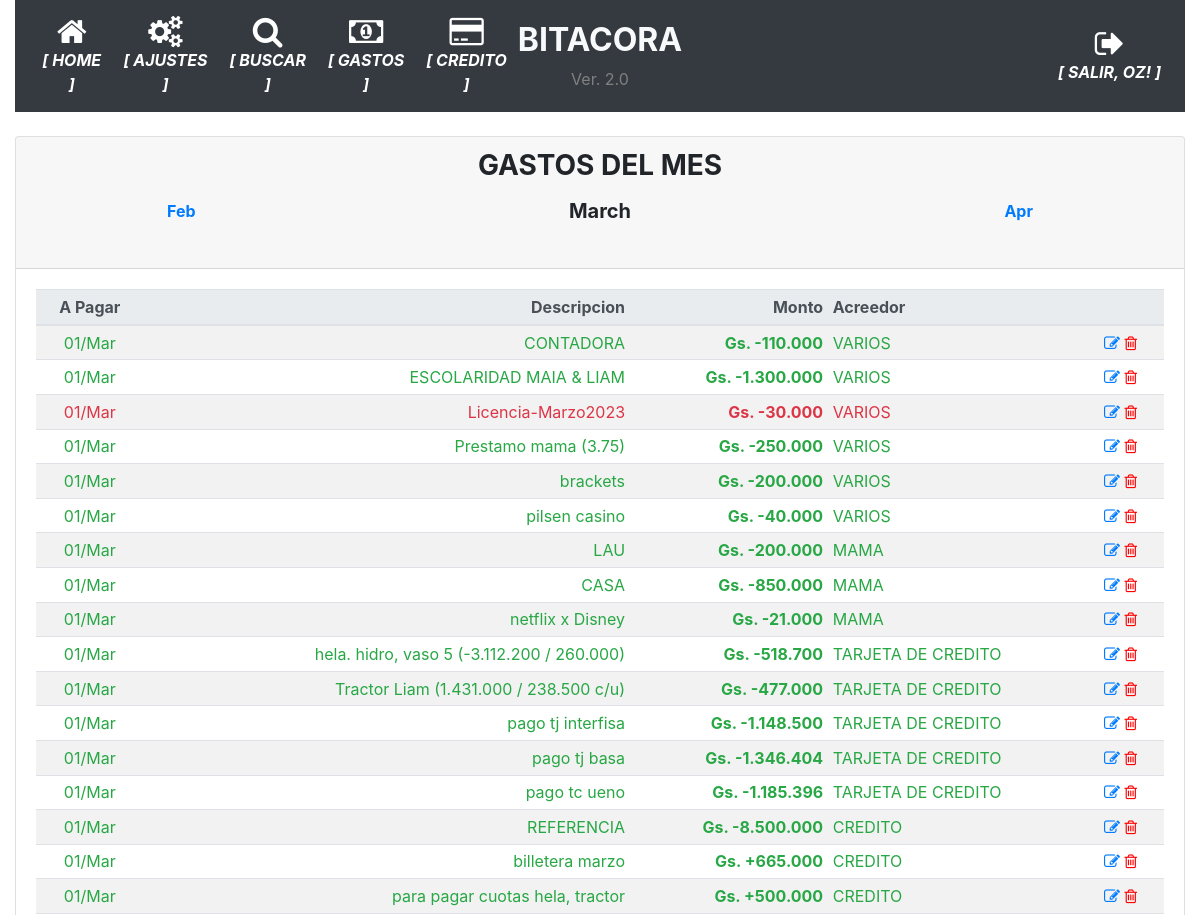
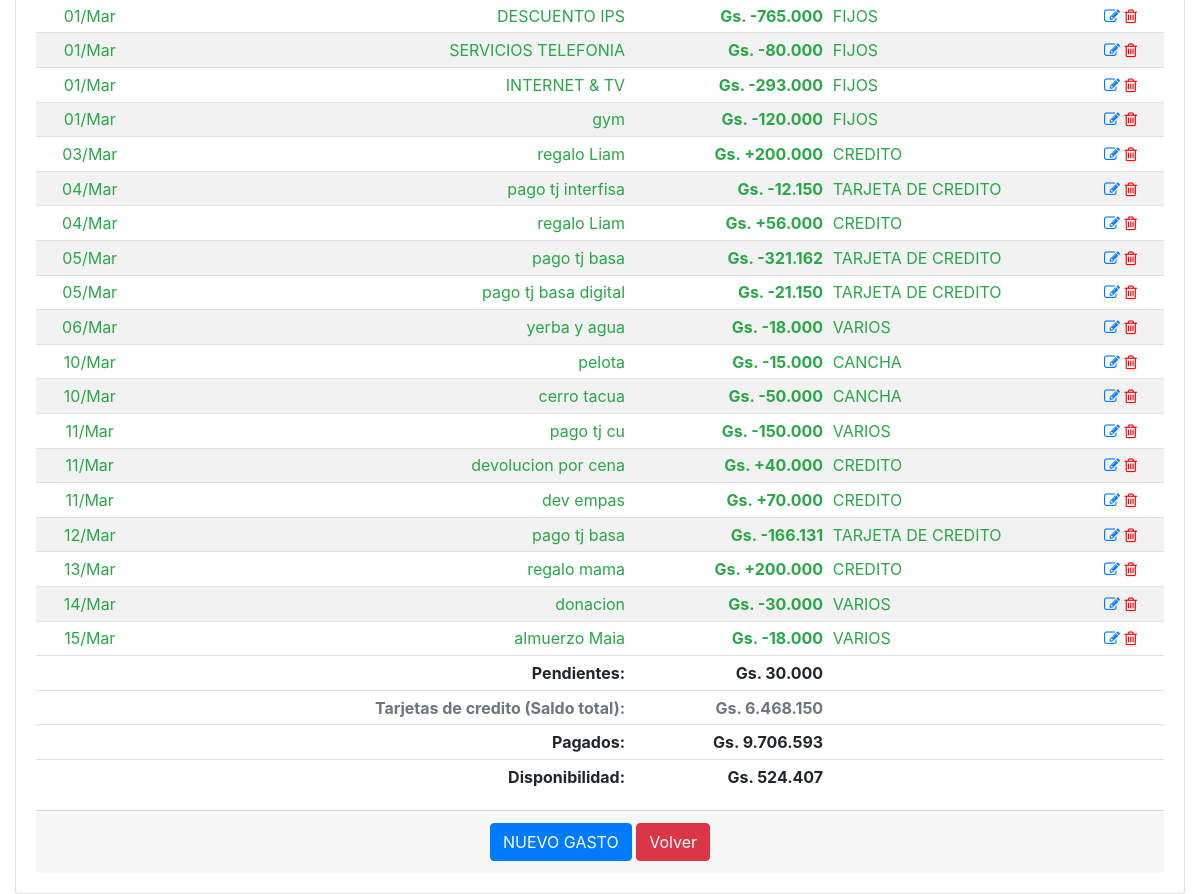
The app's page /historico_gastos_detalle/2024-03 (signed in), older data (2 pictures, top to bottom).
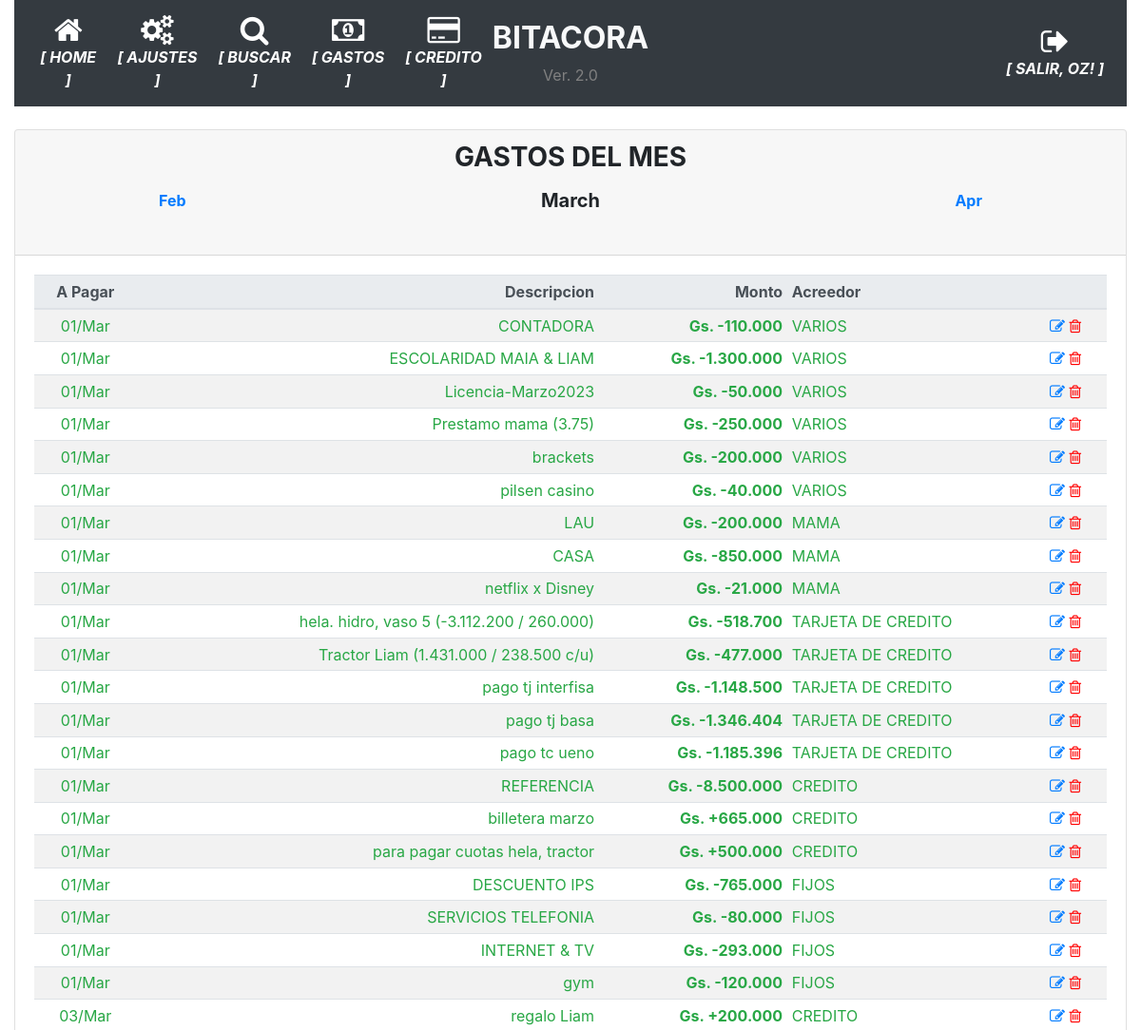
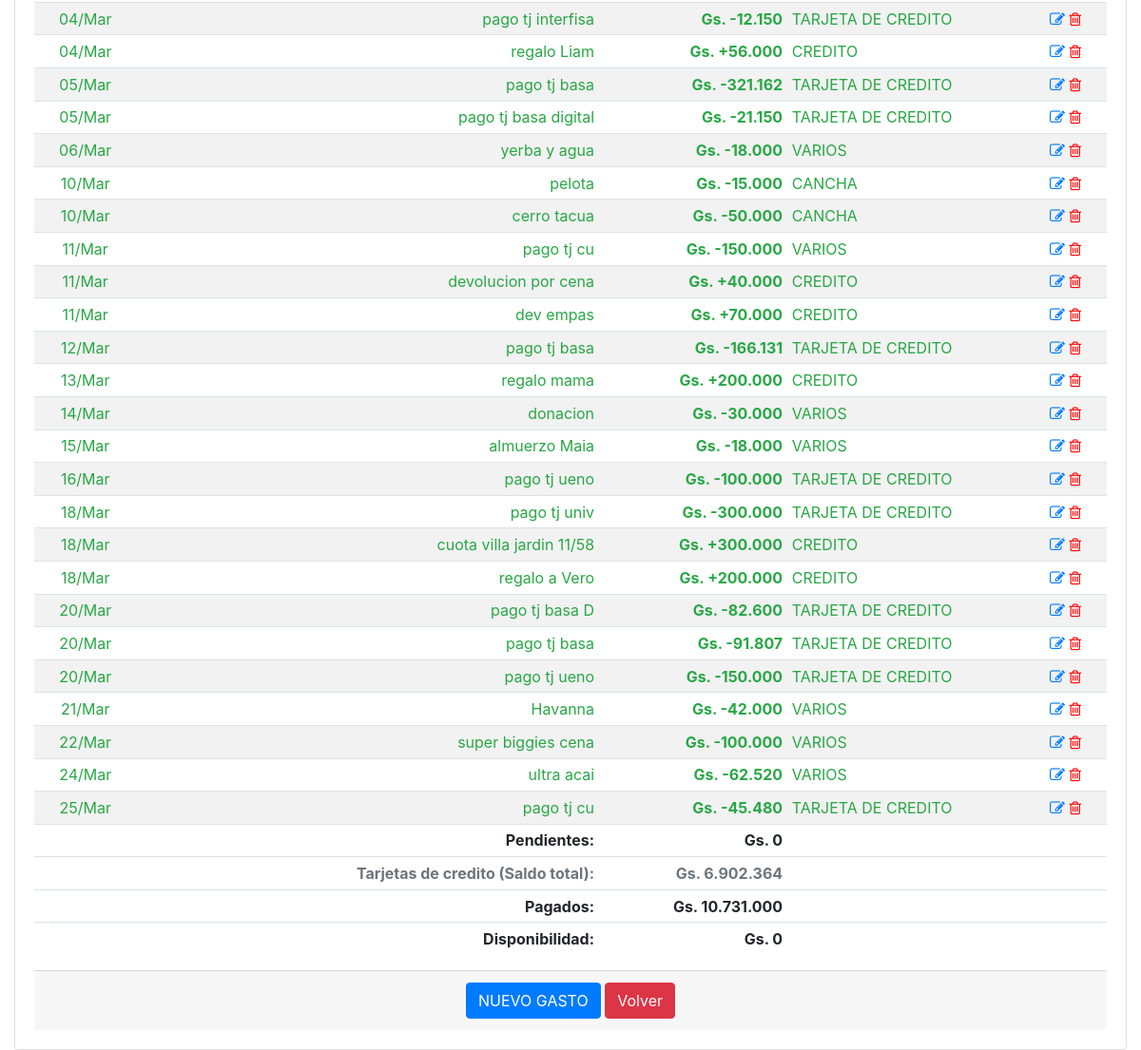
The same page, newer data (2 pictures, top to bottom).
### app/models.py (models this page shows, shortened)
class User(UserMixin, db.Model):
    id = db.Column(db.Integer, primary_key=True)
    username = db.Column(db.String(64), index=True, unique=True)
    email = db.Column(db.String(120), index=True, unique=True)
    password_hash = db.Column(db.String(128))
    perfil = db.Column(db.String(128))

class GastosFijos(db.Model):
    __tablename__='gastos_fijos'
    id = db.Column(db.Integer, primary_key=True)
    date = db.Column(db.Date, nullable=False)
    fecha_pagar = db.Column(db.Date, nullable=False)
    descripcion = db.Column(db.String(100), nullable=False)
    monto = db.Column(db.Integer)
    operacion = db.Column(db.Boolean, server_default=u'False')
    pagado = db.Column(db.Boolean, server_default=u'False')
    id_agrupador_gastos = db.Column(db.Integer, db.ForeignKey('agrupador_gastos.id'), nullable=True)
    agrupador_gastos = db.relationship('AgrupadorGastos',backref='agrupador_gastos', foreign_keys=[id_agrupador_gastos])

class AgrupadorGastos(db.Model):
    __tablename__='agrupador_gastos'
    id = db.Column(db.Integer, primary_key=True)
    agrupador = db.Column(db.String(100), nullable=False)

### app/routes.py (the view)
@app.route('/historico_gastos_detalle/', defaults={'periodo':datetime.now().strftime('%Y-%m')}, methods=['GET', 'POST'])
@app.route('/historico_gastos_detalle/<string:periodo>', methods=['GET', 'POST'])
@login_required
def historico_gastos_detalle(periodo):
    date_obj = datetime.strptime(periodo, '%Y-%m')
    fechas={'mes_anterior':date_obj-relativedelta(months=1), 'mes_actual':date_obj, 'mes_siguiente':date_obj+relativedelta(months=1)}
    gastos = GastosFijos.query.filter(func.strftime("%Y-%m", GastosFijos.fecha_pagar)==periodo).order_by(GastosFijos.fecha_pagar).order_by(GastosFijos.id_agrupador_gastos).all()
    if not gastos:
        precarga_deudas(periodo)
        gastos = GastosFijos.query.filter(func.strftime("%Y-%m", GastosFijos.fecha_pagar)==periodo).all()
    deuda = deuda_total(gastos)
    credito, pendientes, pagados = calcular_disponibilidad(periodo)#SALARIO_NETO -  deuda
    disponibilidad = credito - pagados
    balance_movimientos, balance_mensual = balance_cuenta()
    return render_template('historico_gastos_detalle.html', periodo=periodo, gastos=gastos, deuda=pagados, disponibilidad=disponibilidad, pendientes=pendientes, fechas=fechas, balance_movimientos=balance_movimientos)

### app/models.py (called while the page is built)
@login.user_loader
def load_user(id):
    return User.query.get(int(id))

### app/utilitarios.py (called while the page is built)
def deuda_total(deudas):
    saldo = 0
    for deuda in deudas:
        if deuda.pagado and deuda.descripcion!='REFERENCIA':
            if not deuda.operacion:
                saldo += deuda.monto
            else:
                saldo -= deuda.monto
    return saldo

### app/templates/historico_gastos_detalle.html
{% extends "base.html" %}
{% block main %}
<div class="card">
    <div class="card-header">
        <h3 class="card-title text-center"><strong>GASTOS DEL MES</strong></h3>
        <div class="card-title text-center">
            <table class="table table-sm table-borderless">
                <td><a href="{{ url_for('historico_gastos_detalle', periodo=fechas.mes_anterior.strftime('%Y-%m')) }}" class="card-link"><strong>{{ fechas.mes_anterior.strftime('%b') }}</strong></a></td>
                <td><h5 class="card-title text-center"><strong>{{ fechas.mes_actual.strftime('%B') }}</strong></h5></td>
                <td><a href="{{ url_for('historico_gastos_detalle', periodo=fechas.mes_siguiente.strftime('%Y-%m')) }}" class="card-link"><strong>{{ fechas.mes_siguiente.strftime('%b') }}</strong></a></td>
            </table>
        </div>
    </div>
    <div class="card-body">
        <div class="table-responsive">
            <table class="table table-striped table-sm">
                <thead class="thead-light">
                    <tr>
                        <th class="card-text text-center">A Pagar</th>
                        <th class="card-text text-right">Descripcion</th>
                        <th class="card-text text-right">Monto</th>
                        <th class="card-text text-left">Acreedor</th>
                        <th></th>
                    </tr>
                </thead>
                <tbody>
                    {% for gasto in gastos %}
                    <tr class="{{ 'text-success' if gasto.pagado else 'text-danger' }}">
                        <td class="card-text text-center">{{ gasto.fecha_pagar.strftime('%d/%b') }}</td>
                        <td class="card-text text-right">{{ gasto.descripcion }}</td>
                        <td class="card-text text-right"><strong>Gs. {{ "+" if gasto.operacion else "-" }}{{ "{:,.0f}".format(gasto.monto).replace(",", ".") }}</strong></td>
                        <td class="card-text text-left">{{ gasto.agrupador_gastos.agrupador }}</td>
                        <td class="align-self-end">
                            <a href="{{ url_for('modificar_gasto', gasto_id=gasto.id) }}"><i class="fa fa-pencil-square-o"></i></a>
                            <a href="{{ url_for('borrar_gasto', gasto_id=gasto.id) }}" style="color:red"><i class="fa fa-trash-o"></i></a>
                        </td>
                    </tr>
                    {% endfor %}
                </tbody>
                <tfoot>
                    <tr>
                        <td></td>
                        <td class="card-text text-right"><strong>Pendientes:</strong></td>
                        <td class="card-text text-right"><strong>Gs. {{ "{:,.0f}".format(pendientes).replace(",", ".") }}</strong></td>
                        <td></td>
                        <td></td>
                    </tr>
                    <tr class="{{ 'text-secondary' }}">
                        <td></td>
                        <td class="card-text text-right"><strong>Tarjetas de credito (Saldo total):</strong></td>
                        <td class="card-text text-right"><strong>Gs. {{ "{:,.0f}".format(balance_movimientos|int).replace(",", ".") }}</strong></td>
                        <td></td>
                        <td></td>
                    </tr>
                    <tr>
                        <td></td>
                        <td class="card-text text-right"><strong>Pagados:</strong></td>
                        <td class="card-text text-right"><strong>Gs. {{ "{:,.0f}".format(deuda).replace(",", ".") }}</strong></td>
                        <td></td>
                        <td></td>
                    </tr>
                    <tr>
                        <td></td>
                        <td class="card-text text-right"><strong>Disponibilidad:</strong></td>
                        <td class="card-text text-right"><strong>Gs. {{ "{:,.0f}".format(disponibilidad).replace(",", ".") }}</strong></td>
                        <td></td>
                        <td></td>
                    </tr>
                </tfoot>
            </table>
        </div>
        <div class="card-footer text-muted text-center">
            <a href="{{ url_for('nuevo_gasto') }}" class="btn btn-primary">NUEVO GASTO</a>
            <a href="#" onclick="goBack()" class="btn btn-danger">Volver</a>
        </div>
    </div>
</div>
{% endblock %}

### app/templates/base.html (shortened to what this page needs)
<!doctype html>
<html lang="en">
  <head>
    <link rel="stylesheet" href="https://stackpath.bootstrapcdn.com/bootstrap/4.5.0/css/bootstrap.min.css">
    <link rel="stylesheet" href="https://maxcdn.bootstrapcdn.com/font-awesome/4.4.0/css/font-awesome.min.css">
  </head>
  <body>
    <div class="container-fluid">
      <nav class="navbar navbar-expand-md navbar-dark bg-dark">
        <div class="navbar-collapse collapse w-100 order-1 order-md-0 dual-collapse2">
            <ul class="navbar-nav mr-auto text-center">
              <li class="nav-item active">
                <a href="{{ url_for('index') }}" class="nav-link d-flex flex-column">
                <i class="fa fa-home fa-2x"></i>
                <span class="d-none d-sm-inline"><i><strong>[ HOME ]</strong></i></span></a>
              </li>
              <li class="nav-item active">
                <a href="{{ url_for('parametrico') }}" class="nav-link d-flex flex-column">
                <i class="fa fa-cogs fa-2x"></i>
                <span class="d-none d-sm-inline"><i><strong>[ AJUSTES ]</strong></i></span></a>
              </li>
              <li class="nav-item active">
                <a href="{{ url_for('busqueda') }}" class="nav-link d-flex flex-column">
                <i class="fa fa-search fa-2x"></i>
                <span class="d-none d-sm-inline"><i><strong>[ BUSCAR ]</strong></i></span></a>
              </li>
              <li class="nav-item active">
                <a href="{{ url_for('historico_gastos_detalle', periodo='') }}" class="nav-link d-flex flex-column">
                <i class="fa fa-money fa-2x"></i>
                <span class="d-none d-sm-inline"><i><strong>[ GASTOS ]</strong></i></span></a>
              </li>
              <li class="nav-item active">
                <a href="{{ url_for('movimientos_mes', mes='') }}" class="nav-link d-flex flex-column">
                <i class="fa fa-credit-card fa-2x"></i>
                <span class="d-none d-sm-inline"><i><strong>[ CREDITO ]</strong></i></span></a>
              </li>
            </ul>
        </div>
        <div class="mx-auto order-0 text-center">
            <h2 class="mx-auto text-light"><strong>BITACORA</strong></h2>
            <span style="color: grey">Ver. 2.0</span>
        </div>
        <div class="navbar-collapse collapse w-100 order-3 dual-collapse2">
            <ul class="navbar-nav ml-auto text-center">
              <li class="nav-item active">
                {% if current_user.is_anonymous %}
                  <a href="{{ url_for('logout') }}" class="nav-link d-flex flex-column">
                  <i class="fa fa-sign-in fa-2x"></i>
                  <span class="d-none d-sm-inline"><i><strong>[ ACCEDER ]</strong></i></span></a>
                {% else %}
                  <a href="{{ url_for('logout') }}" class="nav-link d-flex flex-column">
                  <i class="fa fa-sign-out fa-2x"></i>
                  <span class="d-none d-sm-inline"><i><strong>[ SALIR, {{ current_user.username | upper }}! ]</strong></i></span></a>
                {% endif %}
              </li>
            </ul>
        </div>
    </nav>
    <br>
      <div>
        {% block main %}{% endblock %}
      </div>
    </div>
  </body>
</html>

Row changes from the older to the newer data that the page shows:
changed GastosFijos "Licencia-Marzo2023": pagado False → True (drawn); monto "30.000" → "50.000"
added GastosFijos: fecha_pagar "16/Mar", descripcion "pago tj ueno", operacion "-", monto "100.000", agrupador_gastos.agrupador "TARJETA DE CREDITO"
added GastosFijos: fecha_pagar "18/Mar", descripcion "pago tj univ", operacion "-", monto "300.000", agrupador_gastos.agrupador "TARJETA DE CREDITO"
added GastosFijos: fecha_pagar "18/Mar", descripcion "cuota villa jardin 11/58", operacion "+", monto "300.000", agrupador_gastos.agrupador "CREDITO"
added GastosFijos: fecha_pagar "18/Mar", descripcion "regalo a Vero", operacion "+", monto "200.000", agrupador_gastos.agrupador "CREDITO"
added GastosFijos: fecha_pagar "20/Mar", descripcion "pago tj basa D", operacion "-", monto "82.600", agrupador_gastos.agrupador "TARJETA DE CREDITO"
added GastosFijos: fecha_pagar "20/Mar", descripcion "pago tj basa", operacion "-", monto "91.807", agrupador_gastos.agrupador "TARJETA DE CREDITO"
added GastosFijos: fecha_pagar "20/Mar", descripcion "pago tj ueno", operacion "-", monto "150.000", agrupador_gastos.agrupador "TARJETA DE CREDITO"
added GastosFijos: fecha_pagar "21/Mar", descripcion "Havanna", operacion "-", monto "42.000", agrupador_gastos.agrupador "VARIOS"
added GastosFijos: fecha_pagar "22/Mar", descripcion "super biggies cena", operacion "-", monto "100.000", agrupador_gastos.agrupador "VARIOS"
added GastosFijos: fecha_pagar "24/Mar", descripcion "ultra acai", operacion "-", monto "62.520", agrupador_gastos.agrupador "VARIOS"
added GastosFijos: fecha_pagar "25/Mar", descripcion "pago tj cu", operacion "-", monto "45.480", agrupador_gastos.agrupador "TARJETA DE CREDITO"
Text that changed along with them:
{{ "{:,.0f}".format(pendientes).replace(",", ".") }}: "30.000" → "0"
{{ "{:,.0f}".format(balance_movimientos|int).replace(",", ".") }}: "6.468.150" → "6.902.364"
{{ "{:,.0f}".format(deuda).replace(",", ".") }}: "9.706.593" → "10.731.000"
{{ "{:,.0f}".format(disponibilidad).replace(",", ".") }}: "524.407" → "0"
